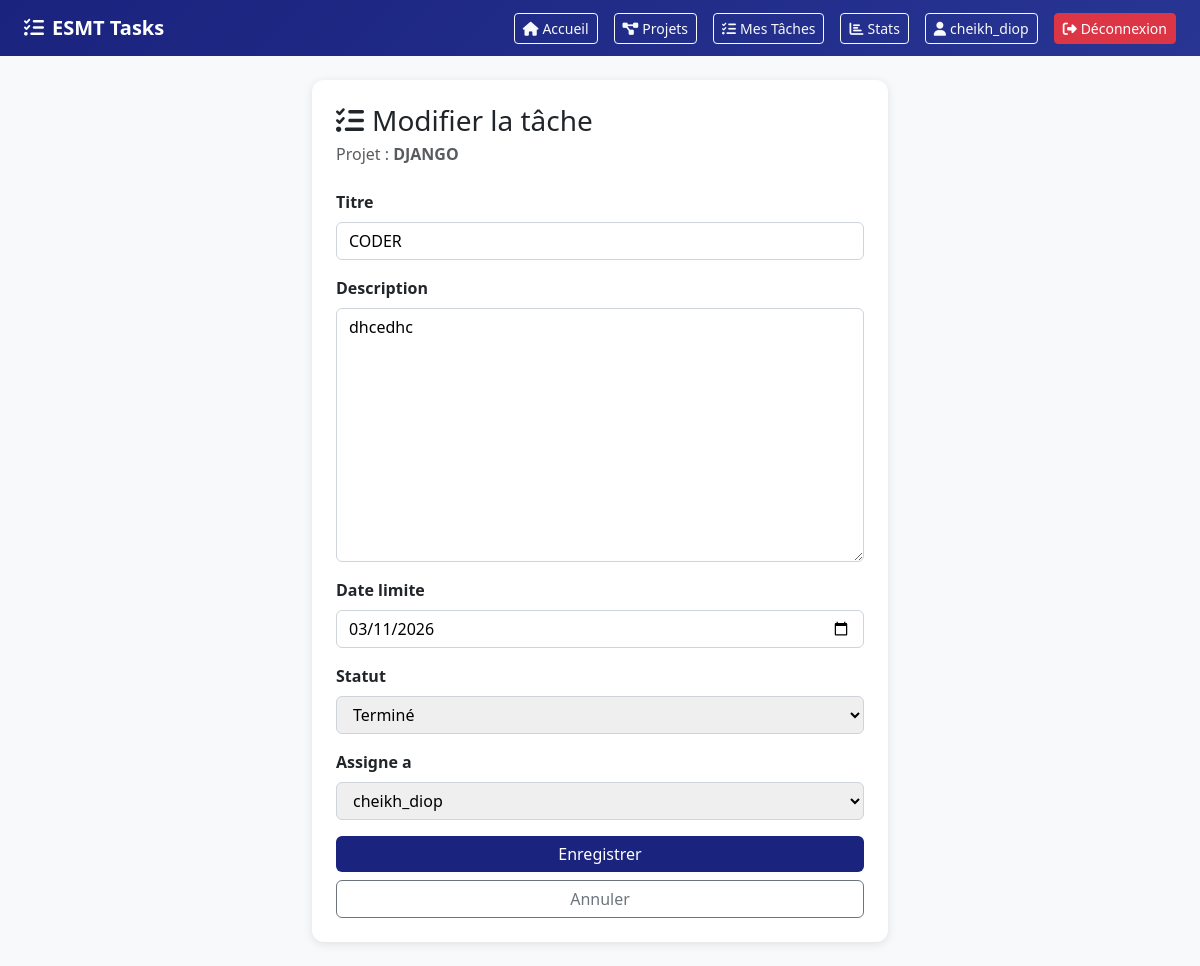
The page /taches/1/modifier/ (signed in) on the database its author committed.
### core/models.py (models this page shows, shortened)
class Projet(models.Model):
    titre = models.CharField(max_length=200)
    description = models.TextField(blank=True)
    createur = models.ForeignKey(User, on_delete=models.CASCADE, related_name='projets_crees')
    membres = models.ManyToManyField(User, related_name='projets_membres', blank=True)
    date_creation = models.DateTimeField(auto_now_add=True)

class Tache(models.Model):
    STATUT_CHOICES = [
        ('a_faire', 'À faire'),
        ('en_cours', 'En cours'),
        ('termine', 'Terminé'),
    ]
    projet = models.ForeignKey(Projet, on_delete=models.CASCADE, related_name='taches')
    titre = models.CharField(max_length=200)
    description = models.TextField(blank=True)
    date_limite = models.DateField()
    statut = models.CharField(max_length=20, choices=STATUT_CHOICES, default='a_faire')
    assigne_a = models.ForeignKey(User, on_delete=models.SET_NULL, null=True, blank=True, related_name='taches_assignees')
    date_creation = models.DateTimeField(auto_now_add=True)

### core/views.py (the view)
# urls.py: path('taches/<int:pk>/modifier/', views.modifier_tache, name='modifier_tache'),
@login_required
def modifier_tache(request, pk):
    tache = get_object_or_404(Tache, pk=pk)
    projet = tache.projet
    if request.user != projet.createur and request.user != tache.assigne_a:
        messages.error(request, 'Accès refusé.')
        return redirect('detail_projet', pk=projet.pk)
    if request.method == 'POST':
        form = TacheForm(request.POST, instance=tache, projet=projet, user=request.user)
        if form.is_valid():
            form.save()
            messages.success(request, 'Tâche modifiée avec succès !')
            return redirect('detail_projet', pk=projet.pk)
    else:
        form = TacheForm(instance=tache, projet=projet, user=request.user)
    return render(request, 'core/tache_form.html', {'form': form, 'projet': projet, 'titre': 'Modifier la tâche'})

### core/forms.py
class TacheForm(forms.ModelForm):
    class Meta:
        model = Tache
        fields = ['titre', 'description', 'date_limite', 'statut', 'assigne_a']
        widgets = {
            'date_limite': forms.DateInput(attrs={'type': 'date'}),
        }
    def __init__(self, *args, **kwargs):
        self.projet = kwargs.pop('projet', None)
        self.user = kwargs.pop('user', None)
        super().__init__(*args, **kwargs)
        if self.user and hasattr(self.user, 'profil') and self.user.profil.role == 'etudiant':
            self.fields['assigne_a'].queryset = User.objects.filter(profil__role='etudiant')

### core/templates/core/tache_form.html (shortened to what this page needs)
{% extends 'core/base.html' %}
{% block content %}
<div class="row justify-content-center">
    <div class="col-md-6">
        <div class="card p-4">
            <h3 class="mb-1"><i class="fas fa-tasks me-2"></i>{{ titre }}</h3>
            <p class="text-muted mb-4">Projet : <strong>{{ projet.titre }}</strong></p>
            <form method="post">
                {% for field in form %}
                <div class="mb-3">
                    <label class="form-label fw-bold">{{ field.label }}</label>
                    {{ field }}
                </div>
                {% endfor %}
                <button type="submit" class="btn btn-primary w-100">Enregistrer</button>
                <a href="{% url 'detail_projet' projet.pk %}" class="btn btn-outline-secondary w-100 mt-2">Annuler</a>
            </form>
        </div>
    </div>
</div>
{% endblock %}

### core/templates/core/base.html (shortened to what this page needs)
<!DOCTYPE html>
<html lang="fr">
<head>
    <link href="https://cdn.jsdelivr.net/npm/bootstrap@5.3.0/dist/css/bootstrap.min.css" rel="stylesheet">
    <link href="https://cdnjs.cloudflare.com/ajax/libs/font-awesome/6.4.0/css/all.min.css" rel="stylesheet">
</head>
<body>
    {% if user.is_authenticated %}
    <nav class="navbar navbar-dark px-4 py-2">
        <a class="navbar-brand fw-bold" href="{% url 'dashboard' %}">
            <i class="fas fa-tasks me-2"></i>ESMT Tasks
        </a>
        <div class="d-flex align-items-center gap-3">
            <a href="{% url 'dashboard' %}" class="btn btn-outline-light btn-sm">
                <i class="fas fa-home me-1"></i>Accueil
            </a>
            <a href="{% url 'liste_projets' %}" class="btn btn-outline-light btn-sm">
                <i class="fas fa-project-diagram me-1"></i>Projets
            </a>
            <a href="{% url 'mes_taches' %}" class="btn btn-outline-light btn-sm">
                <i class="fas fa-tasks me-1"></i>Mes Tâches
            </a>
            <a href="{% url 'statistiques' %}" class="btn btn-outline-light btn-sm">
                <i class="fas fa-chart-bar me-1"></i>Stats
            </a>
            <a href="{% url 'mon_profil' %}" class="btn btn-outline-light btn-sm">
                <i class="fas fa-user me-1"></i>{{ user.username }}
            </a>
            <a href="{% url 'deconnexion' %}" class="btn btn-danger btn-sm">
                <i class="fas fa-sign-out-alt me-1"></i>Déconnexion
            </a>
        </div>
    </nav>
    {% endif %}
    <div class="container-fluid py-4">
        {% block content %}{% endblock %}
    </div>
</body>
</html>

### core/templates/core/base.html (style rules this page uses)
body { background-color: #f8f9fa; }
.navbar { background: linear-gradient(135deg, #1a237e, #283593); }
.card { border: none; box-shadow: 0 2px 10px rgba(0,0,0,0.1); border-radius: 12px; }
.btn-primary { background: #1a237e; border: none; }
input, select, textarea { display: block; width: 100%; padding: 0.375rem 0.75rem; border: 1px solid #ced4da; border-radius: 0.375rem; }

### rows shown on the page
Projet: titre "DJANGO"
Tache: form "CODER" "dhcedhc" "03/11/2026" "Terminé" "cheikh_diop"

### other values the page prints
{{ user.username }} "cheikh_diop"
{{ titre }} "Modifier la tâche"
{{ field.label }} "Titre" "Description" "Date limite" "Statut" "Assigne a"
